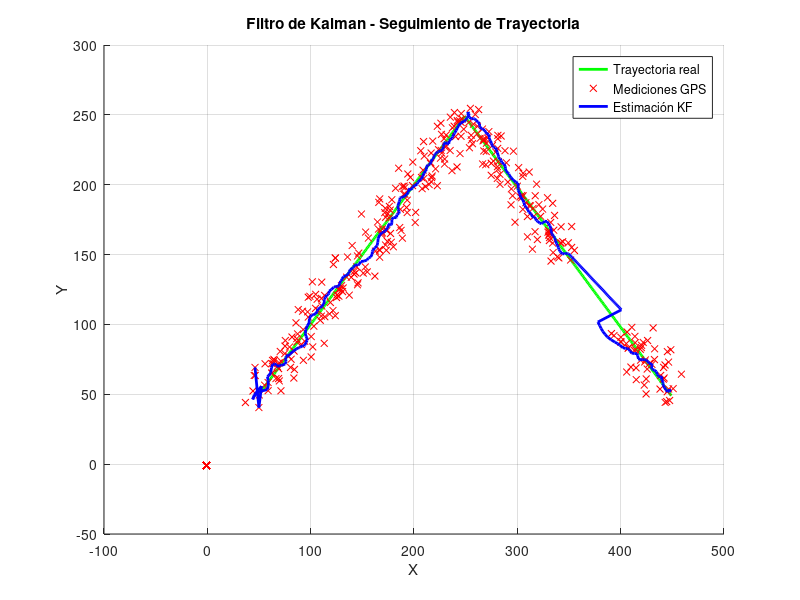
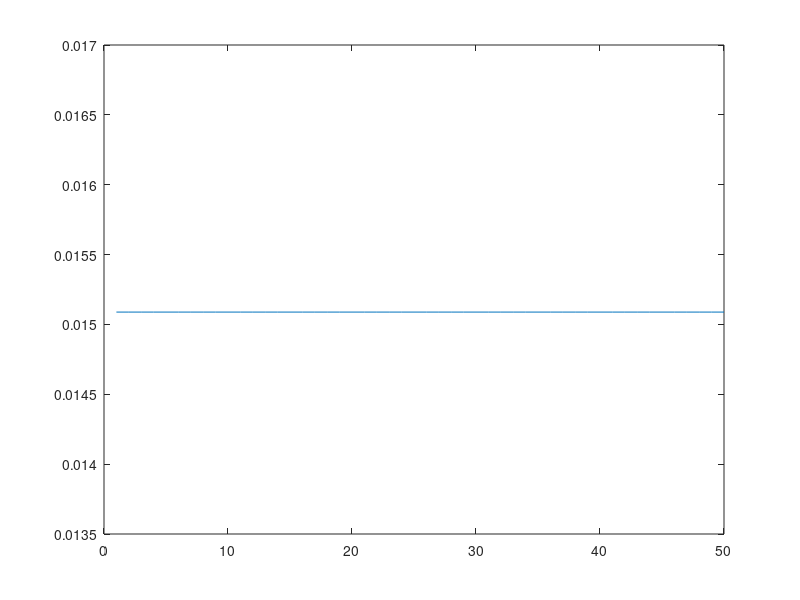

Reproduce these figures in MATLAB, in order.
clear all;
clc;

r=0.05;
q=9;
T=1;

for i=1:200
    xgt(i)=49+i;
    ygt(i)=49+i;
end

for i=1:200
    xgt(i+200)=249+i;
    ygt(i+200)=249-i;
end

for i=1:length(xgt)
    xgps(i)=xgt(i)+q*randn;
    ygps(i)=ygt(i)+q*randn;
end
for i=300:349
    xgps(i)=-1;
    ygps(i)=-1;
end




hold on;

%plot(xgt,ygt,'o')
%plot(xgps,ygps,'o')


%% FILTRO KALMANN 2

R=r^2*eye(4);
Q=q^2*eye(4);

A=[1 0 T 0; 0 1 0 T; 0 0 1 0; 0 0 0 1];
C=[1 0 0 0; 0 1 0 0; 1 0 -T 0; 0 1 0 -T];

mu=[xgps(2) ; ygps(2); (xgps(2)-xgps(1))/T; (ygps(2)-ygps(1))/T];
vmu(:,2)=mu;
mu=[xgps(1) ; ygps(1);0 ; 0];
vmu(:,1)=mu;

sigma=q^2*eye(4);

    
  vsigma=sigma;
  v_det=zeros(1)
j=1;
 

for i=3:length(xgt)
    mup= A * mu;

    sigmap= A * sigma * A'+ R;

    K=sigmap * C'/(C* sigmap * C' + Q);

    z=[xgps(i);ygps(i);xgps(i-1);ygps(i-1)];

    if ((xgps(i)==-1) && (ygps(i)==-1))
    mu=mup;

    v_det(j)=det(sigmap);

    j=j+1;
    else
    mu=mup+ K*(z - C * mup);
    end

    sigma=(eye(4) - K * C) * sigmap;

    vmu(:,i) = mu;

    vsigma(:,:,i)= sigma;

end

    figure(1);
plot(xgt, ygt, 'g-', 'LineWidth', 2); hold on; % Trayectoria real
plot(xgps, ygps, 'rx', 'MarkerSize', 5); % Mediciones ruidosas
plot(vmu(1, :), vmu(2, :), 'b-', 'LineWidth', 2); % Estimación del filtro de Kalman
legend('Trayectoria real', 'Mediciones GPS', 'Estimación KF');
xlabel('X'); ylabel('Y');
title('Filtro de Kalman - Seguimiento de Trayectoria');
grid on;
figure(2);
x=1:(j-1);
plot(x,v_det)
    